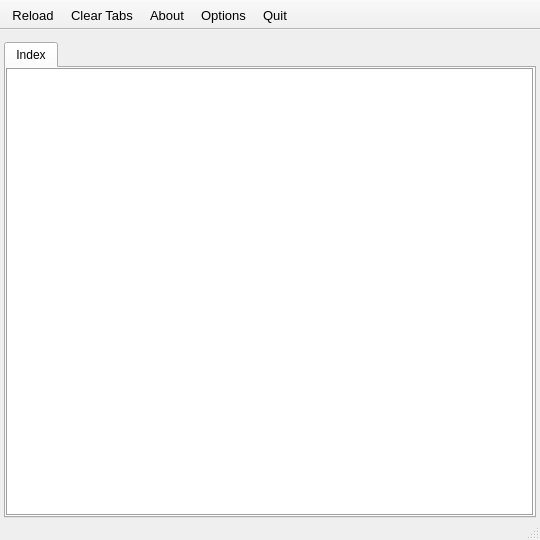
<?xml version="1.0" encoding="UTF-8"?>
<ui version="4.0">
 <author>David Sugar</author>
 <comment>** Copyright (C) 2011-2017 Tycho Softworks.
**
** This program is free software: you can redistribute it and/or modify
** it under the terms of the GNU General Public License as published
** by the Free Software Foundation, either version 3 of the License, or
** (at your option) any later version.
**
** This program is distributed in the hope that it will be useful,
** but WITHOUT ANY WARRANTY; without even the implied warranty of
** MERCHANTABILITY or FITNESS FOR A PARTICULAR PURPOSE.  See the
** GNU General Public License for more details.
**
** You should have received a copy of the GNU General Public License
** along with this program.  If not, see &lt;http://www.gnu.org/licenses/&gt;.</comment>
 <class>MainWindow</class>
 <widget class="QMainWindow" name="MainWindow">
  <property name="geometry">
   <rect>
    <x>0</x>
    <y>0</y>
    <width>540</width>
    <height>540</height>
   </rect>
  </property>
  <property name="windowTitle">
   <string>Manual Page Viewer</string>
  </property>
  <property name="windowIcon">
   <iconset resource="Manpager.qrc">
    <normaloff>:/images/manpager.png</normaloff>:/images/manpager.png</iconset>
  </property>
  <property name="unifiedTitleAndToolBarOnMac">
   <bool>true</bool>
  </property>
  <widget class="QWidget" name="centralwidget">
   <layout class="QGridLayout" name="gridLayout">
    <property name="leftMargin">
     <number>4</number>
    </property>
    <property name="topMargin">
     <number>12</number>
    </property>
    <property name="rightMargin">
     <number>4</number>
    </property>
    <property name="bottomMargin">
     <number>0</number>
    </property>
    <item row="0" column="0">
     <layout class="QVBoxLayout" name="verticalLayout">
      <property name="topMargin">
       <number>0</number>
      </property>
      <item>
       <layout class="QHBoxLayout" name="horizontalLayout_2"/>
      </item>
      <item>
       <widget class="QTabWidget" name="tabs">
        <property name="currentIndex">
         <number>0</number>
        </property>
        <widget class="QWidget" name="indexTab">
         <attribute name="title">
          <string>Index</string>
         </attribute>
         <layout class="QGridLayout" name="gridLayout_2">
          <property name="leftMargin">
           <number>0</number>
          </property>
          <property name="topMargin">
           <number>0</number>
          </property>
          <property name="rightMargin">
           <number>0</number>
          </property>
          <property name="bottomMargin">
           <number>0</number>
          </property>
          <item row="0" column="0">
           <widget class="QTableView" name="indexView">
            <property name="frameShape">
             <enum>QFrame::Box</enum>
            </property>
            <property name="frameShadow">
             <enum>QFrame::Sunken</enum>
            </property>
            <property name="dragDropOverwriteMode">
             <bool>false</bool>
            </property>
            <property name="alternatingRowColors">
             <bool>true</bool>
            </property>
            <property name="gridStyle">
             <enum>Qt::SolidLine</enum>
            </property>
            <attribute name="horizontalHeaderShowSortIndicator" stdset="0">
             <bool>true</bool>
            </attribute>
            <attribute name="horizontalHeaderStretchLastSection">
             <bool>false</bool>
            </attribute>
            <attribute name="verticalHeaderVisible">
             <bool>false</bool>
            </attribute>
            <attribute name="verticalHeaderCascadingSectionResizes">
             <bool>true</bool>
            </attribute>
            <attribute name="verticalHeaderDefaultSectionSize">
             <number>16</number>
            </attribute>
            <attribute name="verticalHeaderShowSortIndicator" stdset="0">
             <bool>false</bool>
            </attribute>
            <attribute name="verticalHeaderStretchLastSection">
             <bool>false</bool>
            </attribute>
           </widget>
          </item>
         </layout>
        </widget>
       </widget>
      </item>
     </layout>
    </item>
   </layout>
  </widget>
  <widget class="QStatusBar" name="statusbar"/>
  <widget class="QToolBar" name="toolBar">
   <property name="font">
    <font>
     <pointsize>10</pointsize>
    </font>
   </property>
   <property name="windowTitle">
    <string>toolBar</string>
   </property>
   <property name="movable">
    <bool>false</bool>
   </property>
   <property name="allowedAreas">
    <set>Qt::AllToolBarAreas</set>
   </property>
   <property name="iconSize">
    <size>
     <width>16</width>
     <height>16</height>
    </size>
   </property>
   <attribute name="toolBarArea">
    <enum>TopToolBarArea</enum>
   </attribute>
   <attribute name="toolBarBreak">
    <bool>false</bool>
   </attribute>
   <addaction name="actionReload"/>
   <addaction name="actionClear"/>
   <addaction name="actionAbout"/>
   <addaction name="actionOptions"/>
   <addaction name="actionQuit"/>
  </widget>
  <action name="actionQuit">
   <property name="icon">
    <iconset resource="Manpager.qrc">
     <normaloff>:/icons/exit.png</normaloff>:/icons/exit.png</iconset>
   </property>
   <property name="text">
    <string>&amp;Quit Manpager</string>
   </property>
   <property name="iconText">
    <string>Quit</string>
   </property>
   <property name="toolTip">
    <string>Quit</string>
   </property>
   <property name="whatsThis">
    <string>Exit Application</string>
   </property>
   <property name="visible">
    <bool>true</bool>
   </property>
   <property name="iconVisibleInMenu">
    <bool>true</bool>
   </property>
  </action>
  <action name="actionAll">
   <property name="checkable">
    <bool>false</bool>
   </property>
   <property name="checked">
    <bool>false</bool>
   </property>
   <property name="icon">
    <iconset theme="stock_select-all">
     <normaloff>.</normaloff>.</iconset>
   </property>
   <property name="text">
    <string>&amp;All Sections</string>
   </property>
   <property name="toolTip">
    <string>All Sections</string>
   </property>
   <property name="whatsThis">
    <string>Selects all man page sections</string>
   </property>
   <property name="iconVisibleInMenu">
    <bool>true</bool>
   </property>
  </action>
  <action name="actionBut">
   <property name="checkable">
    <bool>true</bool>
   </property>
   <property name="text">
    <string>All &amp;But Selected</string>
   </property>
  </action>
  <action name="actionClear">
   <property name="checkable">
    <bool>false</bool>
   </property>
   <property name="icon">
    <iconset resource="Manpager.qrc">
     <normaloff>:/icons/clear.png</normaloff>:/icons/clear.png</iconset>
   </property>
   <property name="text">
    <string>&amp;Clear Tabs</string>
   </property>
   <property name="toolTip">
    <string>Clear</string>
   </property>
   <property name="whatsThis">
    <string>Clears all man section selections</string>
   </property>
   <property name="shortcut">
    <string>Ctrl+C</string>
   </property>
   <property name="iconVisibleInMenu">
    <bool>true</bool>
   </property>
  </action>
  <action name="actionSection1">
   <property name="checkable">
    <bool>true</bool>
   </property>
   <property name="checked">
    <bool>true</bool>
   </property>
   <property name="text">
    <string>&amp;1: User Commands</string>
   </property>
   <property name="iconText">
    <string>&amp;1: User Commands</string>
   </property>
   <property name="toolTip">
    <string>1: User Commands</string>
   </property>
   <property name="whatsThis">
    <string>Select user command pages</string>
   </property>
  </action>
  <action name="actionSection2">
   <property name="checkable">
    <bool>true</bool>
   </property>
   <property name="checked">
    <bool>true</bool>
   </property>
   <property name="text">
    <string>&amp;2: System Calls</string>
   </property>
   <property name="toolTip">
    <string>2: System Calls</string>
   </property>
   <property name="whatsThis">
    <string>Select system call pages</string>
   </property>
  </action>
  <action name="actionSection3">
   <property name="checkable">
    <bool>true</bool>
   </property>
   <property name="checked">
    <bool>true</bool>
   </property>
   <property name="text">
    <string>&amp;3: Subroutines</string>
   </property>
   <property name="iconText">
    <string>3: Subroutines</string>
   </property>
   <property name="toolTip">
    <string>3: Subroutines</string>
   </property>
   <property name="whatsThis">
    <string>Select subroutine pages</string>
   </property>
  </action>
  <action name="actionSection4">
   <property name="checkable">
    <bool>true</bool>
   </property>
   <property name="text">
    <string>&amp;4: Devices</string>
   </property>
   <property name="toolTip">
    <string>4: Devices</string>
   </property>
   <property name="whatsThis">
    <string>Select device pages</string>
   </property>
  </action>
  <action name="actionSection5">
   <property name="checkable">
    <bool>true</bool>
   </property>
   <property name="text">
    <string>&amp;5: File Formats</string>
   </property>
   <property name="toolTip">
    <string>5: File Formats</string>
   </property>
   <property name="whatsThis">
    <string>Select file format pages</string>
   </property>
  </action>
  <action name="actionSection6">
   <property name="checkable">
    <bool>true</bool>
   </property>
   <property name="text">
    <string>&amp;6: Games</string>
   </property>
   <property name="toolTip">
    <string>6: Games</string>
   </property>
   <property name="whatsThis">
    <string>Select games pages</string>
   </property>
  </action>
  <action name="actionSection7">
   <property name="checkable">
    <bool>true</bool>
   </property>
   <property name="text">
    <string>&amp;7: Miscellaneous</string>
   </property>
   <property name="toolTip">
    <string>7: Miscellaneous</string>
   </property>
   <property name="whatsThis">
    <string>Select miscellaneous pages</string>
   </property>
  </action>
  <action name="actionSection8">
   <property name="checkable">
    <bool>true</bool>
   </property>
   <property name="text">
    <string>&amp;8: Administration</string>
   </property>
   <property name="toolTip">
    <string>8: Administration</string>
   </property>
   <property name="whatsThis">
    <string>Select administration pages</string>
   </property>
  </action>
  <action name="actionSectionl">
   <property name="checkable">
    <bool>true</bool>
   </property>
   <property name="text">
    <string>&amp;l: Local</string>
   </property>
   <property name="toolTip">
    <string>l: Local</string>
   </property>
   <property name="whatsThis">
    <string>Select locally installed pages</string>
   </property>
  </action>
  <action name="actionSectionn">
   <property name="text">
    <string>&amp;n: New</string>
   </property>
   <property name="toolTip">
    <string>n: New</string>
   </property>
   <property name="whatsThis">
    <string>Select new pages</string>
   </property>
  </action>
  <action name="actionIndex">
   <property name="checkable">
    <bool>true</bool>
   </property>
   <property name="checked">
    <bool>true</bool>
   </property>
   <property name="text">
    <string>&amp;Index Search</string>
   </property>
  </action>
  <action name="actionKeywords">
   <property name="checkable">
    <bool>true</bool>
   </property>
   <property name="text">
    <string>&amp;Keyword Search</string>
   </property>
  </action>
  <action name="action_Mode">
   <property name="text">
    <string>Mode</string>
   </property>
   <property name="toolTip">
    <string>Change Search Mode</string>
   </property>
  </action>
  <action name="actionReload">
   <property name="icon">
    <iconset resource="Manpager.qrc">
     <normaloff>:/icons/refresh.png</normaloff>:/icons/refresh.png</iconset>
   </property>
   <property name="text">
    <string>&amp;Reload Index</string>
   </property>
   <property name="iconText">
    <string>Reload</string>
   </property>
   <property name="toolTip">
    <string>Reload Index</string>
   </property>
   <property name="whatsThis">
    <string>Reload manual sections</string>
   </property>
   <property name="shortcut">
    <string>Ctrl+R</string>
   </property>
   <property name="iconVisibleInMenu">
    <bool>true</bool>
   </property>
  </action>
  <action name="actionAbout">
   <property name="icon">
    <iconset resource="Manpager.qrc">
     <normaloff>:/icons/info.png</normaloff>:/icons/info.png</iconset>
   </property>
   <property name="text">
    <string>&amp;About Manpager</string>
   </property>
   <property name="iconText">
    <string>About</string>
   </property>
   <property name="toolTip">
    <string>About</string>
   </property>
   <property name="whatsThis">
    <string>Copyright and author information</string>
   </property>
   <property name="shortcut">
    <string>Ctrl+A</string>
   </property>
   <property name="iconVisibleInMenu">
    <bool>true</bool>
   </property>
  </action>
  <action name="actionSupport">
   <property name="enabled">
    <bool>false</bool>
   </property>
   <property name="icon">
    <iconset>
     <normaloff>:/icons/web/github.png</normaloff>:/icons/web/github.png</iconset>
   </property>
   <property name="text">
    <string>Support</string>
   </property>
   <property name="toolTip">
    <string>Support</string>
   </property>
   <property name="whatsThis">
    <string>Access to support and source code</string>
   </property>
   <property name="visible">
    <bool>false</bool>
   </property>
   <property name="iconVisibleInMenu">
    <bool>true</bool>
   </property>
  </action>
  <action name="actionOpen">
   <property name="text">
    <string>Open</string>
   </property>
  </action>
  <action name="actionOptions">
   <property name="icon">
    <iconset resource="Manpager.qrc">
     <normaloff>:/icons/settings.png</normaloff>:/icons/settings.png</iconset>
   </property>
   <property name="text">
    <string>Preferences...</string>
   </property>
   <property name="iconText">
    <string>Options</string>
   </property>
   <property name="shortcut">
    <string>Ctrl+O</string>
   </property>
   <property name="iconVisibleInMenu">
    <bool>true</bool>
   </property>
  </action>
  <action name="actionView">
   <property name="text">
    <string>View</string>
   </property>
   <property name="toolTip">
    <string>View in Tab</string>
   </property>
  </action>
 </widget>
 <resources>
  <include location="Manpager.qrc"/>
 </resources>
 <connections/>
</ui>
